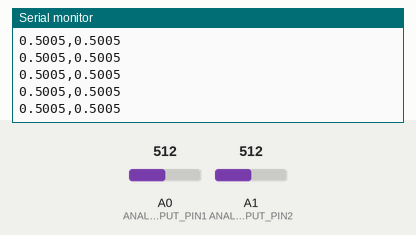
A sketch run on a simulated Arduino Uno, built with avr-gcc and run on an emulated ATmega328P. Shown: the last lines printed to the serial monitor. Inputs (shaded band) come from the test bench; at power-on: A0 (ANALOG_INPUT_PIN1) = 512, A1 (ANALOG_INPUT_PIN2) = 512.

Above: at 1.2 s.
1.3 s: A0 (ANALOG_INPUT_PIN1) set to 716
At 1.8 s:
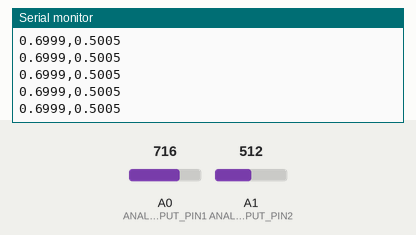
2.8 s: A1 (ANALOG_INPUT_PIN2) set to 716
At 3.8 s:
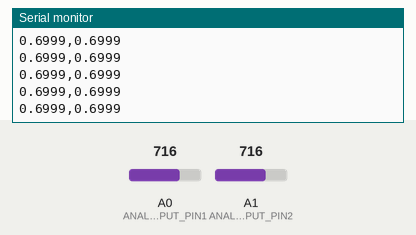
4.3 s: A0 (ANALOG_INPUT_PIN1) set to 900
At 5.3 s:
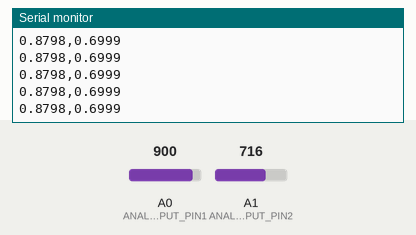
5.8 s: A1 (ANALOG_INPUT_PIN2) set to 900
At 6.6 s:
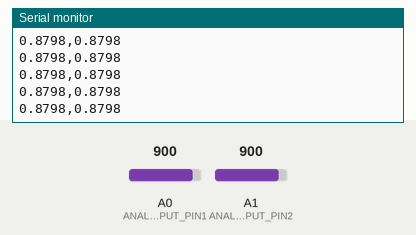
Timing chart, 0 to 8.3 s (numbered marks = the images above; inputs shaded):
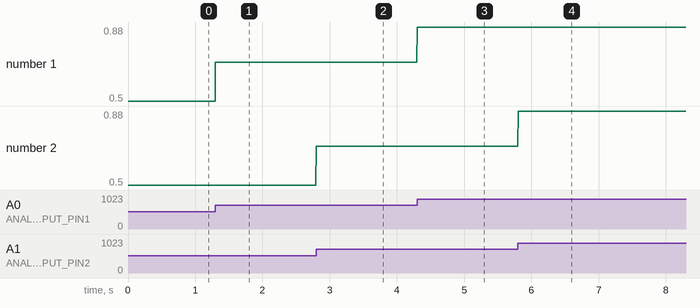

Measured:
- after the input at 1.3 s, the serial monitor: prints a new line at once (image 1)
- after the input at 2.8 s, the serial monitor: prints a new line at once (image 2)
- after the input at 4.3 s, the serial monitor: prints a new line at once (image 3)
- after the input at 5.8 s, the serial monitor: prints a new line at once (image 4)
- plotted number 1: 0.5 → 0.7 after the input at 1.3 s, 0.7 → 0.88 after the input at 4.3 s

The sketch:

analogOutP5XYCoords.ino
```cpp
const int DELAY_MS = 5;

const int ANALOG_INPUT_PIN1 = A0;
const int ANALOG_INPUT_PIN2 = A1;
const int MAX_ANALOG_INPUT = 1023;

int _lastAnalogValX = -1;
int _lastAnalogValY = -1;

// If false, only sends new data when the new analog value does not
// equal the last analog value. If true, always sends the data
boolean _alwaysSendData = true;

void setup() {
  Serial.begin(115200);
}

void loop() {

  // Get the new analog value for x coordinate
  int analogValX = analogRead(ANALOG_INPUT_PIN1);
  // Get the new analog value for y coordinate
  int analogValY = analogRead(ANALOG_INPUT_PIN2);

  // If the analog value has changed, send a new one over serial
  if(_alwaysSendData || _lastAnalogValX != analogValX ||  _lastAnalogValY != analogValY){
    float sizeFracX = analogValX / (float)MAX_ANALOG_INPUT;
    float sizeFracY = analogValY / (float)MAX_ANALOG_INPUT;
    Serial.print(sizeFracX, 4); // 4 decimal point precision
    Serial.print(",");
    Serial.println(sizeFracY, 4); // 4 decimal point precision
  }

  _lastAnalogValX = analogValX;
  _lastAnalogValY = analogValY;
  delay(DELAY_MS);
}
```

Blinker.cpp
```cpp
#include "Blinker.h"

/**
* This Blinker constructor takes parameters pin and blinkInterval,
* pin specifies the output pin, and blinkInterval specifies the time
* in between each blink of the LED
*/
Blinker::Blinker(const int pin, const unsigned long blinkInterval) :
  _pin(pin), _interval(blinkInterval) // initialize const like this in C++
{
  _state = LOW;
  _prevTime = 0;
  pinMode(_pin, OUTPUT);
}

/**
* Calculates whether to toggle output state based on the set interval
* Call this function once per loop()
*/
void Blinker::update() {
  unsigned long currentTime = millis();

  if (currentTime - _prevTime >= _interval) {
    _prevTime = currentTime;
    _state = !_state;
    digitalWrite(_pin, _state);
  }
}
```

Blinker.h
```cpp
/**
 * This class toggles output between HIGH and LOW for a given pin
 * based on the provided "blink" interval
 *
 * Usage:
 *  Blinker _ledBlinker(3, 200); // blinks Pin 3 on/off every 200 ms
 *
 *  loop(){
 *    _ledBlinker.update();
 *  }
 */

#include <Arduino.h>

class Blinker{

  private:
    const int _pin;                 // output pin
    const unsigned long _interval;  // blink interval in ms

    int _state;                     // current state (either HIGH OR LOW)
    unsigned long _prevTime;        // last state toggle in ms

  public:
    Blinker(const int pin, const unsigned long blinkInterval);
    void update();
};
```
